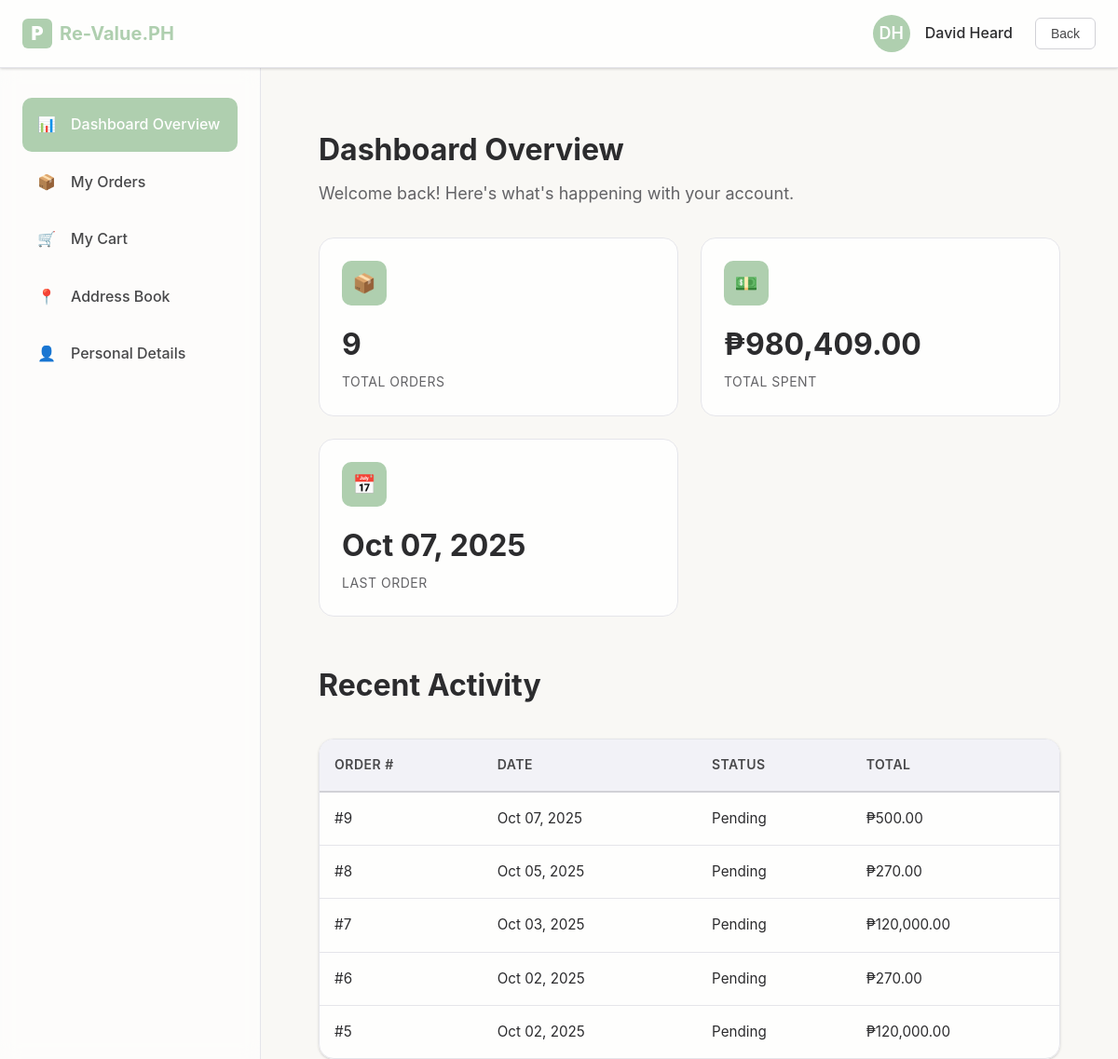
The page /userDashboard.php (signed in) on the database as committed earlier.
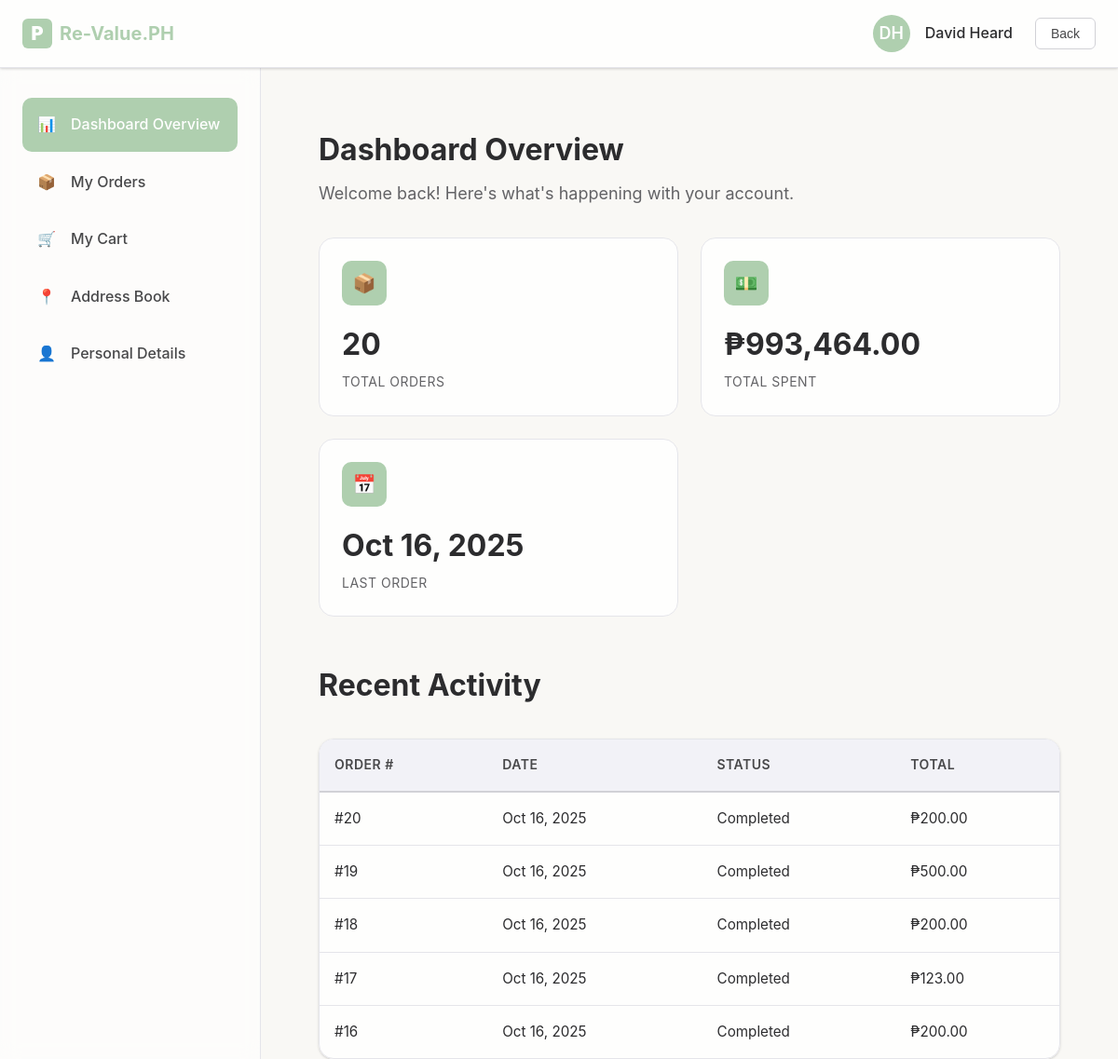
The same page on the database as committed later.
### tables this page shows
CREATE TABLE `orders` (
  `id` int(11) NOT NULL,
  `user_id` int(11) NOT NULL,
  `total_amount` decimal(10,2) NOT NULL,
  `order_date` timestamp NOT NULL DEFAULT current_timestamp(),
  `status` varchar(50) NOT NULL DEFAULT 'Pending',
  `payment_method` varchar(50) NOT NULL DEFAULT 'Cash on Delivery',
  `product_names` text NOT NULL,
  `product_images` text NOT NULL
);

### userDashboard.php (the view, shortened to what the changed rows need)
<?php
include("db.php");
$user_id = $_SESSION['user_id'];
$totalOrdersQuery = $conn->prepare("SELECT COUNT(*) AS total_orders FROM orders WHERE user_id=?");
$totalOrdersQuery->bind_param("i", $user_id);
$totalOrdersQuery->execute();
$totalOrders = $totalOrdersQuery->get_result()->fetch_assoc()['total_orders'];
$totalSpentQuery = $conn->prepare("SELECT SUM(total_amount) AS total_spent FROM orders WHERE user_id=?");
$totalSpentQuery->bind_param("i", $user_id);
$totalSpentQuery->execute();
$totalSpent = $totalSpentQuery->get_result()->fetch_assoc()['total_spent'] ?? 0;
$lastOrderQuery = $conn->prepare("SELECT order_date FROM orders WHERE user_id=? ORDER BY order_date DESC LIMIT 1");
$lastOrderQuery->bind_param("i", $user_id);
$lastOrderQuery->execute();
$lastOrder = $lastOrderQuery->get_result()->fetch_assoc()['order_date'] ?? "No orders yet";
$recentOrdersQuery = $conn->prepare("SELECT * FROM orders WHERE user_id=? ORDER BY order_date DESC LIMIT 5");
$recentOrdersQuery->bind_param("i", $user_id);
$recentOrdersQuery->execute();
$recentOrders = $recentOrdersQuery->get_result();
?>
<!DOCTYPE html>
<html lang="en">
  <head>
    <link rel="stylesheet" href="user.css" />
  </head>
  <body>
    <div class="dashboard-container">
      <main class="main-content">
        <section id="overview" class="content-section active">
          <div class="section-header">
            <h1 class="section-title">Dashboard Overview</h1>
          </div>
          <div class="stats-grid">
            <div class="stat-card">
  <div class="stat-icon">📦</div>
  <div class="stat-value"><?= $totalOrders ?></div>
  <div class="stat-label">Total Orders</div>
</div>
<div class="stat-card">
  <div class="stat-icon">💵</div>
  <div class="stat-value">₱<?= number_format($totalSpent, 2) ?></div>
  <div class="stat-label">Total Spent</div>
</div>
<div class="stat-card">
  <div class="stat-icon">📅</div>
  <div class="stat-value">
    <?= ($lastOrder !== "No orders yet") ? date("M d, Y", strtotime($lastOrder)) : $lastOrder ?>
  </div>
  <div class="stat-label">Last Order</div>
</div>
          </div>
          <div class="section-header">
            <h2 class="section-title">Recent Activity</h2>
          </div>
          <div class="table-container">
            <table class="data-table">
              <thead>
                <tr>
                  <th>Order #</th>
                  <th>Date</th>
                  <th>Status</th>
                  <th>Total</th>
                </tr>
              </thead>
              <tbody id="recentOrdersTable">
  <?php if ($recentOrders->num_rows > 0): ?>
    <?php while ($order = $recentOrders->fetch_assoc()): ?>
      <tr>
        <td>#<?= $order['id'] ?></td>
        <td><?= date("M d, Y", strtotime($order['order_date'])) ?></td>
        <td><?= htmlspecialchars($order['status']) ?></td>
        <td>₱<?= number_format($order['total_amount'], 2) ?></td>
      </tr>
    <?php endwhile; ?>
  <?php else: ?>
    <tr><td colspan="4">No recent orders.</td></tr>
  <?php endif; ?>
</tbody>
            </table>
          </div>
        </section>
      </main>
    </div>
  </body>
</html>

Rows that differ between the two databases and show on the page:
no longer on this page (row edited): orders: order_date "Oct 07, 2025", id "9", status "Pending", total_amount "500.00"
no longer on this page (row edited): orders: id "8", order_date "Oct 05, 2025", status "Pending", total_amount "270.00"
no longer on this page (row edited): orders: id "7", order_date "Oct 03, 2025", status "Pending", total_amount "120,000.00"
no longer on this page (row edited): orders: id "6", order_date "Oct 02, 2025", status "Pending", total_amount "270.00"
no longer on this page (row edited): orders: id "5", order_date "Oct 02, 2025", status "Pending", total_amount "120,000.00"
added orders: order_date "Oct 16, 2025", id "20", status "Completed", total_amount "200.00"
added orders: id "19", order_date "Oct 16, 2025", status "Completed", total_amount "500.00"
added orders: id "18", order_date "Oct 16, 2025", status "Completed", total_amount "200.00"
added orders: id "17", order_date "Oct 16, 2025", status "Completed", total_amount "123.00"
added orders: id "16", order_date "Oct 16, 2025", status "Completed", total_amount "200.00"
Other text that changed with them:
$totalOrders: "9" → "20"
$totalSpent: "980,409.00" → "993,464.00"
